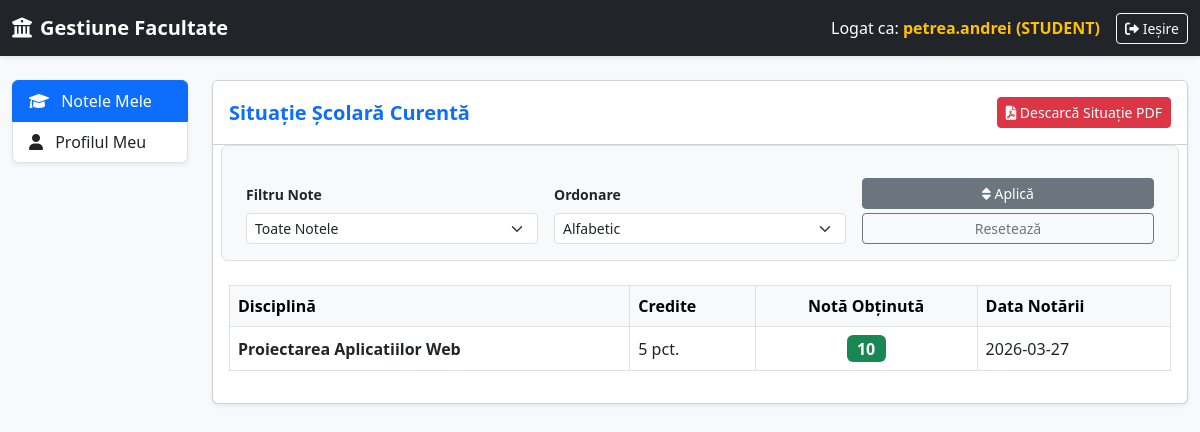
/dashboard.php (signed in), run on the app's committed database.
### tables this page shows
CREATE TABLE `note` (
  `id_nota` int(11) NOT NULL,
  `id_student` int(11) DEFAULT NULL,
  `id_disciplina` int(11) DEFAULT NULL,
  `id_profesor` int(11) DEFAULT NULL,
  `valoare` int(2) NOT NULL CHECK (`valoare` between 1 and 10),
  `data_notarii` date NOT NULL
);

CREATE TABLE `discipline` (
  `id_disciplina` int(11) NOT NULL,
  `denumire` varchar(100) NOT NULL,
  `an_studiu` int(1) NOT NULL,
  `semestru` int(1) DEFAULT NULL CHECK (`semestru` in (1,2)),
  `credite` int(2) NOT NULL
);

### dashboard.php (the view, shortened to what the rows shown need)
<?php
require_once 'config.php';
$rol = $_SESSION['rol'];
$id_curent = $_SESSION['user_id'];
if ($rol === 'admin') {
    $pagina_curenta = isset($_GET['page']) ? $_GET['page'] : 'studenti';
} elseif ($rol === 'profesor') {
    $pagina_curenta = isset($_GET['page']) ? $_GET['page'] : 'materiile_mele';
} elseif ($rol === 'student') {
    $pagina_curenta = isset($_GET['page']) ? $_GET['page'] : 'situatia_mea';
}
$date_tabel = [];
$statistici_note = ['sub_5' => 0, '5_6' => 0, '7_8' => 0, '9_10' => 0];
$data_start = isset($_GET['data_start']) ? $_GET['data_start'] : date('Y-01-01');
$data_end = isset($_GET['data_end']) ? $_GET['data_end'] : date('Y-m-d');
try {
    if ($rol === 'admin') {
        if ($pagina_curenta === 'studenti') {
            $sql = "SELECT id_student, matricol, nume, prenume, specializare, an_studiu, grupa, finantare FROM studenti WHERE 1=1";
            $parametri = [];
            if (!empty($_GET['search'])) { $sql .= " AND (nume LIKE ? OR prenume LIKE ? OR matricol LIKE ?)"; $c = '%'.$_GET['search'].'%'; array_push($parametri, $c, $c, $c); }
            if (!empty($_GET['specializare'])) { $sql .= " AND specializare = ?"; $parametri[] = $_GET['specializare']; }
            if (!empty($_GET['an_studiu'])) { $sql .= " AND an_studiu = ?"; $parametri[] = $_GET['an_studiu']; }
            $sql .= " ORDER BY nume ASC";
            $stmt = $pdo->prepare($sql); $stmt->execute($parametri); $date_tabel = $stmt->fetchAll();
        }
        elseif ($pagina_curenta === 'profesori') {
            $stmt = $pdo->query("SELECT id_profesor, nume, prenume, departament FROM profesori ORDER BY nume ASC");
            $date_tabel = $stmt->fetchAll();
        }
        elseif ($pagina_curenta === 'discipline') {
            $stmt = $pdo->query("SELECT id_disciplina, denumire, an_studiu, semestru, credite FROM discipline ORDER BY denumire ASC");
            $date_tabel = $stmt->fetchAll();
        }
        elseif ($pagina_curenta === 'rapoarte') {
            $stmt_raport = $pdo->prepare("SELECT valoare FROM note WHERE data_notarii BETWEEN ? AND ?");
            $stmt_raport->execute([$data_start, $data_end]);
            $toate_notele = $stmt_raport->fetchAll(PDO::FETCH_COLUMN);
            foreach($toate_notele as $nota) {
                if($nota < 5) $statistici_note['sub_5']++;
                elseif($nota <= 6) $statistici_note['5_6']++;
                elseif($nota <= 8) $statistici_note['7_8']++;
                else $statistici_note['9_10']++;
            }
        }
        elseif ($pagina_curenta === 'istoric') {
             $stmt = $pdo->query("SELECT i.id_istoric, u.username, i.actiune, i.detalii, i.data_ora FROM istoric i LEFT JOIN utilizatori u ON i.id_utilizator = u.id_utilizator ORDER BY i.data_ora DESC LIMIT 50");
             $istoric_date = $stmt->fetchAll();
        }
    }
    elseif ($rol === 'student') {
        if ($pagina_curenta === 'situatia_mea') {
            $stmt_an = $pdo->prepare("SELECT an_studiu FROM studenti WHERE id_student = ?");
            $stmt_an->execute([$id_curent]);
            $anul_meu = $stmt_an->fetchColumn();
            $sql = "SELECT d.denumire, d.credite, n.valoare, n.data_notarii FROM discipline d LEFT JOIN note n ON d.id_disciplina = n.id_disciplina AND n.id_student = :id_stud WHERE d.an_studiu = :an";
            $params = [':id_stud' => $id_curent, ':an' => $anul_meu];
            if (isset($_GET['sort'])) {
                if ($_GET['sort'] === 'asc') $sql .= " ORDER BY n.valoare ASC";
                elseif ($_GET['sort'] === 'desc') $sql .= " ORDER BY n.valoare DESC";
                else $sql .= " ORDER BY d.denumire ASC";
            } else {
                $sql .= " ORDER BY d.denumire ASC";
            }
            $stmt = $pdo->prepare($sql);
            $stmt->execute($params); $date_tabel = $stmt->fetchAll();
        }
        elseif ($pagina_curenta === 'profil') {
            $stmt = $pdo->prepare("SELECT matricol, nume, prenume, specializare, an_studiu, grupa, finantare FROM studenti WHERE id_student = ?");
            $stmt->execute([$id_curent]);
            $profil_student = $stmt->fetch();
        }
    }
} catch (PDOException $e) { die("Eroare la extragerea datelor: " . $e->getMessage()); }
?>
<!DOCTYPE html>
<html lang="ro">
<head>
    <link href="https://cdn.jsdelivr.net/npm/bootstrap@5.3.0/dist/css/bootstrap.min.css" rel="stylesheet">
    <link rel="stylesheet" href="https://cdnjs.cloudflare.com/ajax/libs/font-awesome/6.0.0/css/all.min.css">
</head>
<body class="bg-light">
    <div class="container-fluid mt-4">
        <div class="row">
            <div class="col-md-10">
                <?php if ($pagina_curenta !== 'rapoarte' && $pagina_curenta !== 'istoric' && $pagina_curenta !== 'profil'): ?>
                <div class="card shadow-sm mb-4">
                    <div class="card-body">
                        <div class="table-responsive">
                            <table class="table table-hover table-bordered align-middle">
                                <thead class="table-light">
                                    <?php if ($rol === 'admin'): ?>
                                        <?php if ($pagina_curenta === 'studenti'): ?>
                                            <tr><th>Nr. Matricol</th><th>Nume Complet</th><th>Spec.</th><th>An</th><th>Grupa</th><th>Finanțare</th><th class="text-center d-print-none">Acțiuni</th></tr>
                                        <?php elseif ($pagina_curenta === 'profesori'): ?>
                                            <tr><th>Nume Complet</th><th>Departament</th></tr>
                                        <?php elseif ($pagina_curenta === 'discipline'): ?>
                                            <tr><th>Denumire Disciplină</th><th>An Studiu</th><th>Semestru</th><th>Credite</th></tr>
                                        <?php endif; ?>
                                    <?php elseif ($rol === 'student'): ?>
                                        <tr><th>Disciplină</th><th>Credite</th><th class="text-center">Notă Obținută</th><th>Data Notării</th></tr>
                                    <?php endif; ?>
                                </thead>
                                <tbody>
                                    <?php if (count($date_tabel) > 0): ?>
                                        <?php foreach ($date_tabel as $rand): ?>
                                            <tr>
                                                <?php if ($rol === 'admin'): ?>
                                                    <?php if ($pagina_curenta === 'studenti'): ?>
                                                        <td class="fw-bold"><?php echo htmlspecialchars($rand['matricol']); ?></td>
                                                        <td><?php echo htmlspecialchars($rand['nume'] . ' ' . $rand['prenume']); ?></td>
                                                        <td><?php echo htmlspecialchars($rand['specializare']); ?></td>
                                                        <td><?php echo htmlspecialchars($rand['an_studiu']); ?></td>
                                                        <td><?php echo htmlspecialchars($rand['grupa']); ?></td>
                                                        <td><span class="badge bg-<?php echo $rand['finantare'] == 'buget' ? 'success' : 'danger'; ?>"><?php echo ucfirst(htmlspecialchars($rand['finantare'])); ?></span></td>
                                                        <td class="text-center d-print-none">
                                                            <button class="btn btn-sm btn-warning" onclick="editeazaStudent(<?php echo htmlspecialchars(json_encode($rand)); ?>)"><i class="fas fa-edit"></i></button>
                                                            <form method="POST" style="display:inline;">
                                                                <input type="hidden" name="action" value="sterge_student">
                                                                <input type="hidden" name="id_utilizator" value="<?php echo $rand['id_student']; ?>">
                                                                <button type="submit" class="btn btn-sm btn-danger"><i class="fas fa-trash"></i></button>
                                                            </form>
                                                        </td>
                                                    <?php elseif ($pagina_curenta === 'profesori'): ?>
                                                        <td class="fw-bold"><?php echo htmlspecialchars($rand['nume'] . ' ' . $rand['prenume']); ?></td>
                                                        <td><?php echo htmlspecialchars($rand['departament']); ?></td>
                                                    <?php elseif ($pagina_curenta === 'discipline'): ?>
                                                        <td class="fw-bold"><?php echo htmlspecialchars($rand['denumire']); ?></td>
                                                        <td>Anul <?php echo htmlspecialchars($rand['an_studiu']); ?></td>
                                                        <td>Semestrul <?php echo htmlspecialchars($rand['semestru']); ?></td>
                                                        <td><?php echo htmlspecialchars($rand['credite']); ?> pct.</td>
                                                    <?php endif; ?>
                                                <?php elseif ($rol === 'student'): ?>
                                                    <td class="fw-bold"><?php echo htmlspecialchars($rand['denumire']); ?></td>
                                                    <td><?php echo htmlspecialchars($rand['credite']); ?> pct.</td>
                                                    <td class="text-center">
                                                        <?php if ($rand['valoare']): ?>
                                                            <span class="badge bg-<?php echo $rand['valoare'] >= 5 ? 'success' : 'danger'; ?> fs-6"><?php echo htmlspecialchars($rand['valoare']); ?></span>
                                                        <?php else: ?>
                                                            <span class="badge bg-secondary">Fără notă</span>
                                                        <?php endif; ?>
                                                    </td>
                                                    <td><?php echo htmlspecialchars($rand['data_notarii'] ?? '-'); ?></td>
                                                <?php endif; ?>
                                            </tr>
                                        <?php endforeach; ?>
                                    <?php else: ?>
                                        <tr><td colspan="10" class="text-center">Nu s-au găsit date.</td></tr>
                                    <?php endif; ?>
                                </tbody>
                            </table>
                        </div>
                    </div>
                </div>
                <?php endif; ?>
            </div>
        </div>
    </div>
</body>
</html>

### data on the page
note: id_disciplina.denumire "Proiectarea Aplicatiilor Web", id_disciplina.credite "5", valoare "10", data_notarii "2026-03-27"

### other printed values
$_SESSION['username'] "petrea.andrei"
$rol "STUDENT"
